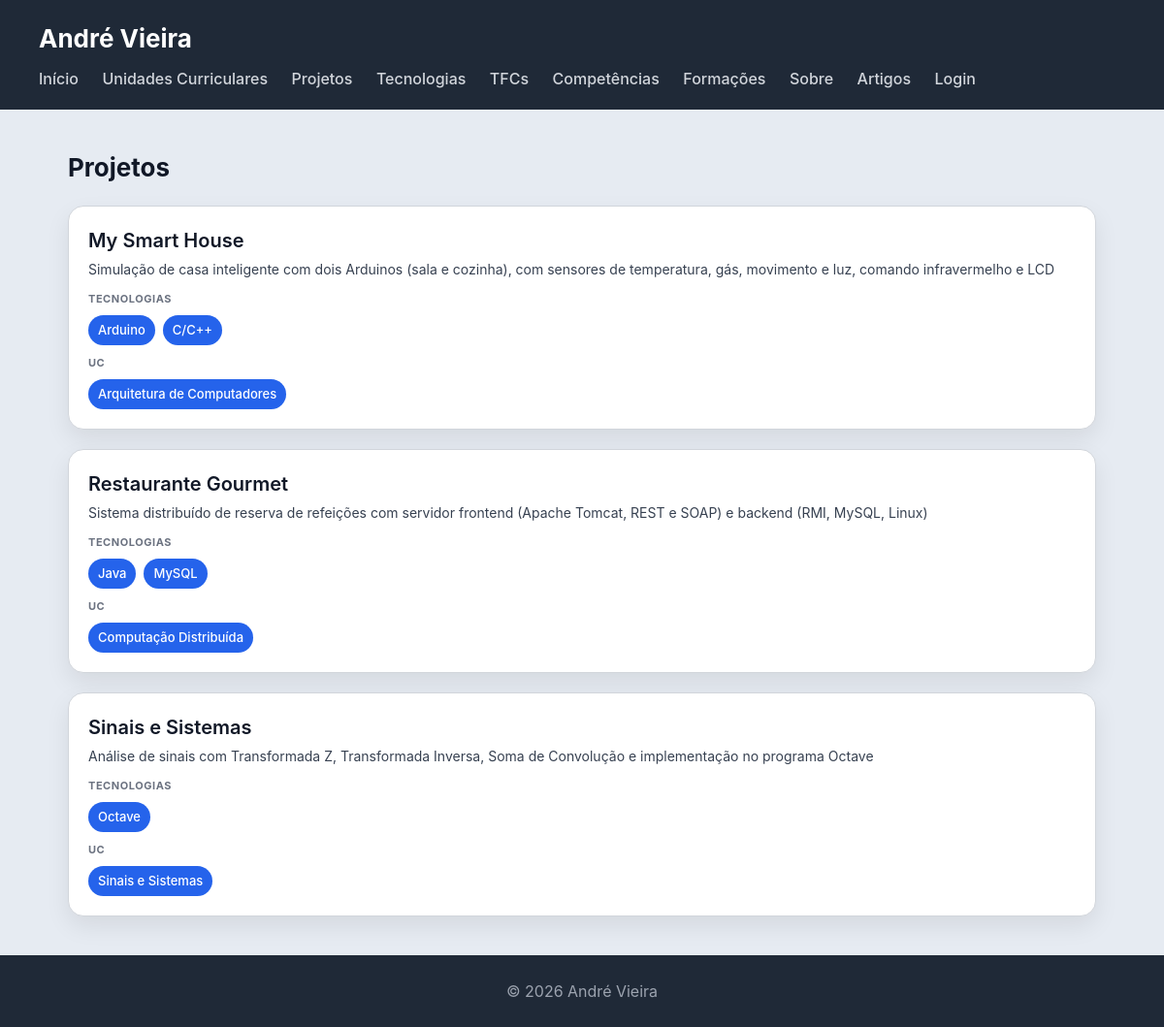
Page /portfolio/projetos/ on the committed database.
### portfolio/models.py (models this page shows, shortened)
class Projeto(models.Model):
    nome = models.CharField(max_length=200)
    descricao = models.TextField()
    tecnologias = models.ManyToManyField(Tecnologia, related_name='projetos', blank=True)
    uc = models.ForeignKey(UnidadeCurricular, on_delete=models.SET_NULL, null=True, blank=True, related_name='projetos')
    imagem = models.ImageField(upload_to='projetos/', blank=True, null=True)
    link_github = models.URLField(blank=True)
    link_demo = models.URLField(blank=True)
    conceitos_aplicados = models.TextField(blank=True)
    data = models.DateField(blank=True, null=True)

class Tecnologia(models.Model):
    NIVEL_CHOICES = [
        (1, 'Iniciante'),
        (2, 'Básico'),
        (3, 'Intermédio'),
        (4, 'Avançado'),
        (5, 'Especialista'),
    ]
    nome = models.CharField(max_length=100)
    descricao = models.TextField(blank=True)
    logo = models.ImageField(upload_to='tecnologias/', blank=True, null=True)
    link_website = models.URLField(blank=True)
    nivel_interesse = models.IntegerField(choices=NIVEL_CHOICES, default=3)
    categoria = models.CharField(max_length=100, blank=True)

class UnidadeCurricular(models.Model):
    nome = models.CharField(max_length=200)
    codigo = models.CharField(max_length=20, blank=True)
    ano = models.IntegerField()
    semestre = models.IntegerField()
    ects = models.IntegerField()
    descricao = models.TextField(blank=True)
    imagem = models.ImageField(upload_to='ucs/', blank=True, null=True)
    licenciatura = models.ForeignKey(Licenciatura, on_delete=models.CASCADE, related_name='ucs')
    docentes = models.ManyToManyField(Docente, related_name='ucs', blank=True)
    def __str__(self):
        return self.nome

### portfolio/views.py (the view)
# urls.py: path('projetos/', views.projetos_view, name='projetos'),
def projetos_view(request):
    projetos = Projeto.objects.prefetch_related('tecnologias').select_related('uc').all()
    return render(request, 'portfolio/projetos.html', {'projetos': projetos, 'is_gestor': is_gestor(request.user)})

### portfolio/views.py (called while the page is built)
def is_gestor(user):
    return user.is_authenticated and user.groups.filter(name='gestor-portfolio').exists()

### portfolio/templates/portfolio/projetos.html (shortened to what this page needs)
{% extends 'portfolio/base.html' %}
{% block content %}
<h2>Projetos</h2>
<section>
    {% for projeto in projetos %}
    <article>
        <header>
            <h3>{{ projeto.nome }}</h3>
            <p>{{ projeto.descricao }}</p>
        </header>
        <section>
            <h4>Tecnologias</h4>
            <ul>
                {% for tecnologia in projeto.tecnologias.all %}
                <li>{{ tecnologia.nome }}</li>
                {% endfor %}
            </ul>
        </section>
        <section>
            <h4>UC</h4>
            <ul>
                <li>{{ projeto.uc }}</li>
            </ul>
        </section>
    </article>
    {% endfor %}
</section>
{% endblock %}

### portfolio/static/portfolio/styles.css (style rules this page uses)
* { box-sizing: border-box; margin: 0; padding: 0; }
body { font-family: "Inter", "Segoe UI", system-ui, -apple-system, sans-serif; background: #e6ebf2; color: #111827; line-height: 1.5; }
h2 { margin-bottom: 20px; font-size: 26px; }
section > article { background: white; padding: 20px; border-radius: 16px; border: 1px solid #d1d5db; box-shadow: 0 10px 25px rgba(0,0,0,0.08); transition: all 0.25s ease; margin-bottom: 20px; }
article > header { margin-bottom: 12px; }
article > header > h3 { font-size: 20px; font-weight: 600; margin-bottom: 4px; }
article > header > p { font-size: 14px; color: #374151; }
article > section { margin-top: 10px; }
article > section > h4 { font-size: 11px; text-transform: uppercase; color: #6b7280; margin-bottom: 8px; letter-spacing: 0.05em; }
article > section > ul { list-style: none; display: flex; flex-wrap: wrap; gap: 8px; }
article > section > ul > li { background: #2563eb; color: white; padding: 6px 10px; border-radius: 999px; font-size: 13px; font-weight: 500; }

### rows in the picture
Projeto: nome "My Smart House", descricao "Simulação de casa inteligente com dois Arduinos (sala e cozinha), com sensores de temperatura, gás, movimento e luz, comando infravermelho e LCD", uc "Arquitetura de Computadores"
Tecnologia: nome "Arduino"
Tecnologia: nome "C/C++"
Projeto: nome "Restaurante Gourmet", descricao "Sistema distribuído de reserva de refeições com servidor frontend (Apache Tomcat, REST e SOAP) e backend (RMI, MySQL, Linux)", uc "Computação Distribuída"
Tecnologia: nome "Java"
Tecnologia: nome "MySQL"
Projeto: nome "Sinais e Sistemas", descricao "Análise de sinais com Transformada Z, Transformada Inversa, Soma de Convolução e implementação no programa Octave", uc "Sinais e Sistemas"
Tecnologia: nome "Octave"
